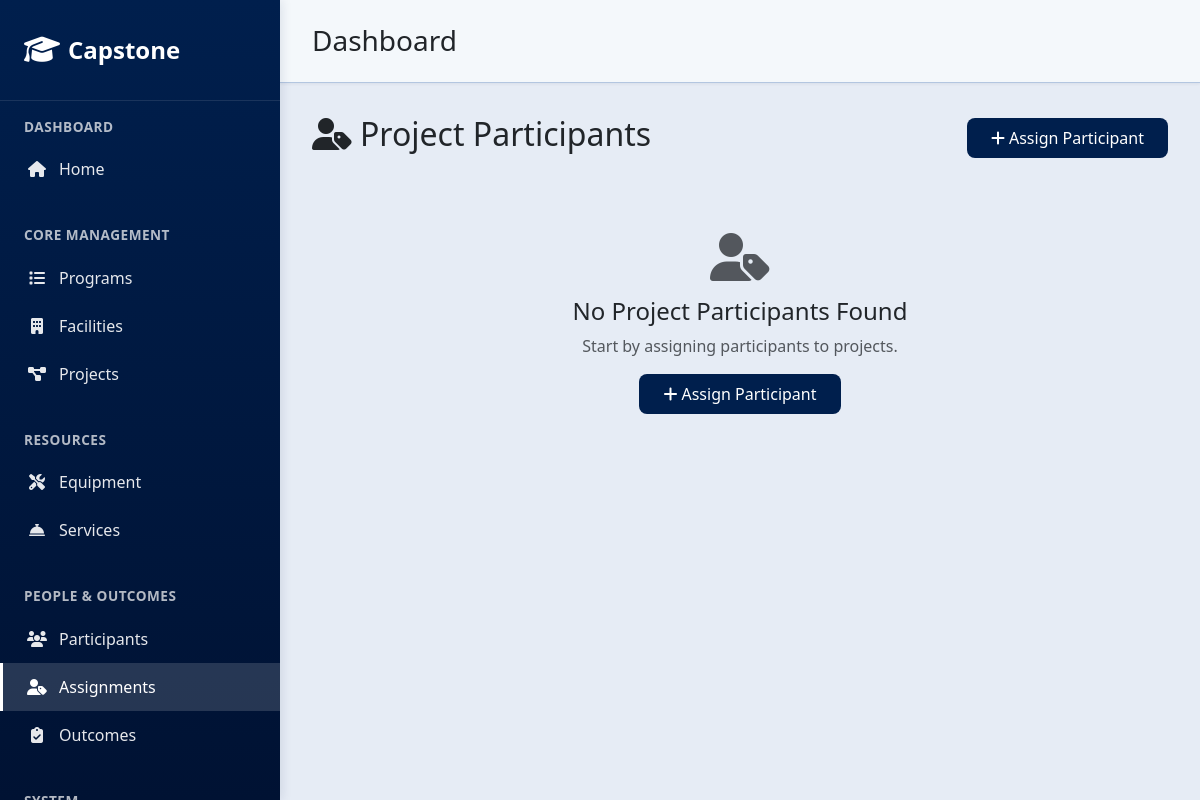
Before: /projectparticipants/ with the older database file.
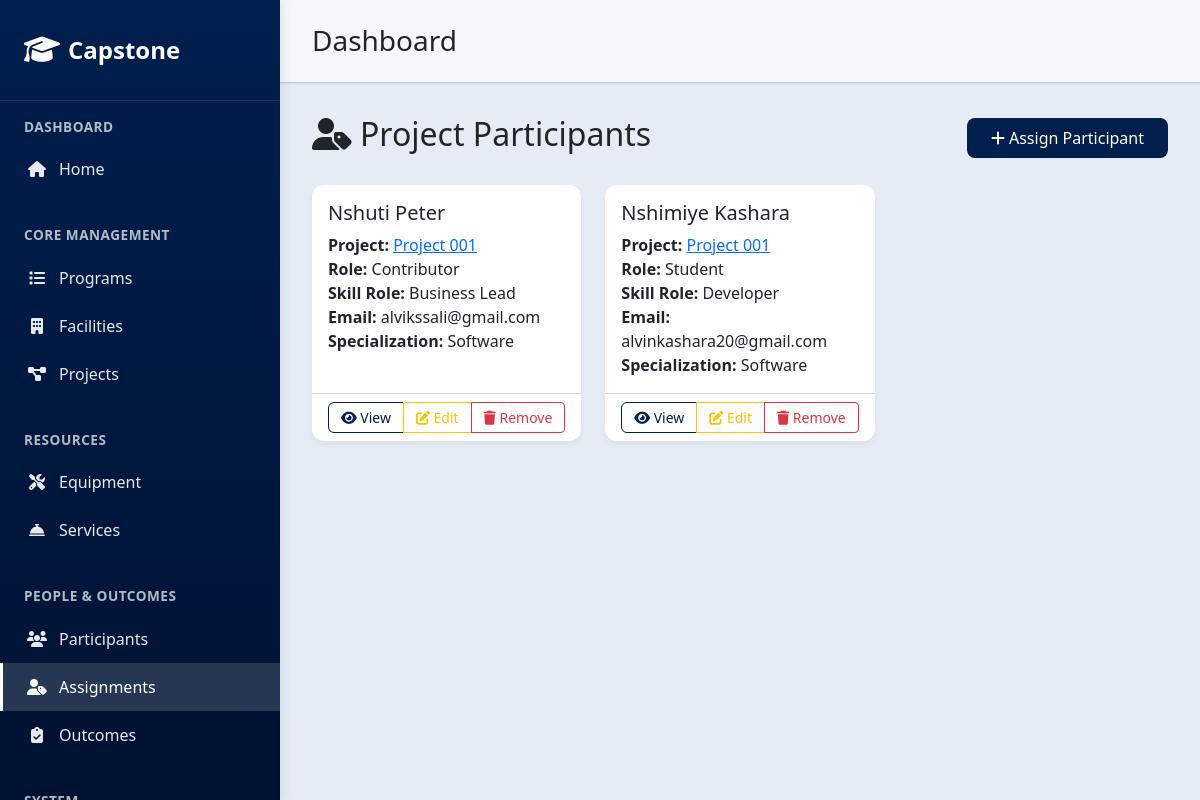
After: the same page with the newer database file.
### core/models.py (models this page shows, shortened)
class ProjectParticipant(models.Model):
    project = models.ForeignKey('Project', on_delete=models.CASCADE, related_name='project_participants')
    participant = models.ForeignKey('Participant', on_delete=models.CASCADE, related_name='project_participants')
    role_on_project = models.CharField(max_length=100, choices=(
        ('Student', 'Student'),
        ('Lecturer', 'Lecturer'),
        ('Contributor', 'Contributor'),
    ), default='Student')
    skill_role = models.CharField(max_length=100, choices=(
        ('Developer', 'Developer'),
        ('Engineer', 'Engineer'),
        ('Designer', 'Designer'),
        ('Business Lead', 'Business Lead'),
    ), default='Developer')
    class Meta:
        unique_together = ('project', 'participant')

class Participant(models.Model):
    participant_id = models.CharField(max_length=10, unique=True, blank=True, null=True)
    full_name = models.CharField(max_length=200, default='Unknown Participant')
    email = models.EmailField(unique=True, default='unknown@example.com')
    affiliation = models.CharField(max_length=100, choices=(
        ('CS', 'CS'),
        ('SE', 'SE'),
        ('Engineering', 'Engineering'),
        ('Other', 'Other'),
    ), default='Other')
    specialization = models.CharField(max_length=100, choices=(
        ('Software', 'Software'),
        ('Hardware', 'Hardware'),
        ('Business', 'Business'),
    ), default='Software')
    cross_skill_trained = models.BooleanField(default=False)
    institution = models.CharField(max_length=100, choices=(
        ('SCIT', 'SCIT'),
        ('CEDAT', 'CEDAT'),
        ('UniPod', 'UniPod'),
        ('UIRI', 'UIRI'),
        ('Lwera', 'Lwera'),
    ), default='SCIT')
    def __str__(self):
        return self.full_name

class Project(models.Model):
    project_id = models.CharField(max_length=10, unique=True, blank=True, null=True)
    program = models.ForeignKey('Program', on_delete=models.PROTECT, related_name='projects', null=True, blank=True)
    facility = models.ForeignKey('Facility', on_delete=models.PROTECT, related_name='projects', null=True, blank=True)
    title = models.CharField(max_length=200, default='New Project')
    nature_of_project = models.CharField(max_length=100, choices=(
        ('Research', 'Research'),
        ('Prototype', 'Prototype'),
        ('Applied', 'Applied'),
    ), default='Research')
    description = models.TextField(default='Project description')
    innovation_focus = models.CharField(max_length=255, blank=True, null=True)
    prototype_stage = models.CharField(max_length=100, choices=(
        ('Concept', 'Concept'),
        ('Prototype', 'Prototype'),
        ('MVP', 'MVP'),
        ('Market Launch', 'Market Launch'),
    ), blank=True, null=True)
    testing_requirements = models.TextField(blank=True, null=True)
    commercialization_plan = models.TextField(blank=True, null=True)
    def __str__(self):
        return self.title

### core/interfaces/controllers/project_participant_views.py (the view)
# urls.py: path('projectparticipants/', project_participant_views.ProjectParticipantListView.as_view(), name='projectparticipant_list'),
class ProjectParticipantListView(SearchFilterMixin, ListView):
    model = ProjectParticipant
    template_name = "core/projectparticipant_list.html"
    context_object_name = "projectparticipants"
    search_fields = ['project__title', 'participant__full_name', 'role_on_project']
    filter_fields = {
        'role_on_project': [],
        'skill_role': [],
        'project': [],
        'participant': [],
    }
    items_per_page = 15
    def __init__(self, **kwargs):
        super().__init__(**kwargs)
        self.filter_fields['role_on_project'] = get_model_field_choices(ProjectParticipant, 'role_on_project')
        self.filter_fields['skill_role'] = get_model_field_choices(ProjectParticipant, 'skill_role')
        self.filter_fields['project'] = get_related_model_choices(ProjectParticipant, 'project')
        self.filter_fields['participant'] = get_related_model_choices(ProjectParticipant, 'participant')
    def get_queryset(self):
        queryset = ProjectParticipant.objects.select_related('project', 'participant').all()
        search_query = self.get_search_query()
        queryset = self.apply_search(queryset, search_query)
        filter_params = self.get_filter_params()
        queryset = self.apply_filters(queryset, filter_params)
        return queryset.order_by('-id')
    def get_context_data(self, **kwargs):
        context = super().get_context_data(**kwargs)
        queryset = self.get_queryset()
        paginated_projectparticipants = self.get_paginated_queryset(queryset)
        context['projectparticipants'] = paginated_projectparticipants
        context['object_list'] = paginated_projectparticipants
        context['total_count'] = queryset.count()
        return context

### core/utils.py (called while the page is built)
def get_model_field_choices(model, field_name):
    field = model._meta.get_field(field_name)
    if hasattr(field, 'choices') and field.choices:
        return field.choices
    return []

def get_related_model_choices(model, field_name):
    field = model._meta.get_field(field_name)
    if hasattr(field, 'related_model'):
        related_model = field.related_model
        return [(obj.pk, str(obj)) for obj in related_model.objects.all()]
    return []

    def get_search_query(self):
        return self.request.GET.get('search', '').strip()

    def get_filter_params(self):
        filters = {}
        for field_name in self.filter_fields.keys():
            value = self.request.GET.get(field_name, '').strip()
            if value:
                filters[field_name] = value
        return filters

    def get_sort_param(self):
        sort_param = self.request.GET.get('sort', '').strip()
        if sort_param:
            field_name = sort_param.lstrip('-')
            if field_name in self.sortable_fields:
                return sort_param
        return None

### core/templates/core/projectparticipant_list.html (shortened to what this page needs)
{% extends 'core/base.html' %}
{% block content %}
<div class="d-flex justify-content-between align-items-center mb-4">
  <h2><i class="fas fa-user-tag me-2"></i>Project Participants</h2>
  <a href="{% url 'projectparticipant_create' %}" class="btn btn-primary">
    <i class="fas fa-plus me-1"></i>Assign Participant
  </a>
</div>
{% if projectparticipants %}
  <div class="row">
    {% for pp in projectparticipants %}
      <div class="col-md-6 col-lg-4 mb-4">
        <div class="card h-100">
          <div class="card-body">
            <h5 class="card-title">{{ pp.participant.full_name }}</h5>
            <p class="card-text">
              <strong>Project:</strong> <a href="{% url 'project_detail' pp.project.pk %}">{{ pp.project.title }}</a><br>
              <strong>Role:</strong> {{ pp.role_on_project }}<br>
              <strong>Skill Role:</strong> {{ pp.skill_role }}<br>
              <strong>Email:</strong> {{ pp.participant.email }}<br>
              <strong>Specialization:</strong> {{ pp.participant.specialization }}
            </p>
          </div>
          <div class="card-footer bg-transparent">
            <div class="btn-group w-100" role="group">
              <a href="{% url 'projectparticipant_detail' pp.pk %}" class="btn btn-outline-primary btn-sm">
                <i class="fas fa-eye"></i> View
              </a>
              <a href="{% url 'projectparticipant_update' pp.pk %}" class="btn btn-outline-warning btn-sm">
                <i class="fas fa-edit"></i> Edit
              </a>
              <a href="{% url 'projectparticipant_delete' pp.pk %}" class="btn btn-outline-danger btn-sm">
                <i class="fas fa-trash"></i> Remove
              </a>
            </div>
          </div>
        </div>
      </div>
    {% endfor %}
  </div>
{% else %}
  <div class="text-center py-5">
    <i class="fas fa-user-tag fa-3x text-muted mb-3"></i>
    <h4>No Project Participants Found</h4>
    <p class="text-muted">Start by assigning participants to projects.</p>
    <a href="{% url 'projectparticipant_create' %}" class="btn btn-primary">
      <i class="fas fa-plus me-1"></i>Assign Participant
    </a>
  </div>
{% endif %}
{% endblock %}

Changed rows visible on the page:
added ProjectParticipant: participant.full_name "Nshuti Peter", project "Project 001", role_on_project "Contributor", skill_role "Business Lead", participant.email "alvikssali@gmail.com", participant.specialization "Software"
added ProjectParticipant: participant.full_name "Nshimiye Kashara", project "Project 001", role_on_project "Student", skill_role "Developer", participant.email "alvinkashara20@gmail.com", participant.specialization "Software"
Other visible differences:
text no longer shown: "No Project Participants Found Start by assigning participants to projects. Assign Participant"
